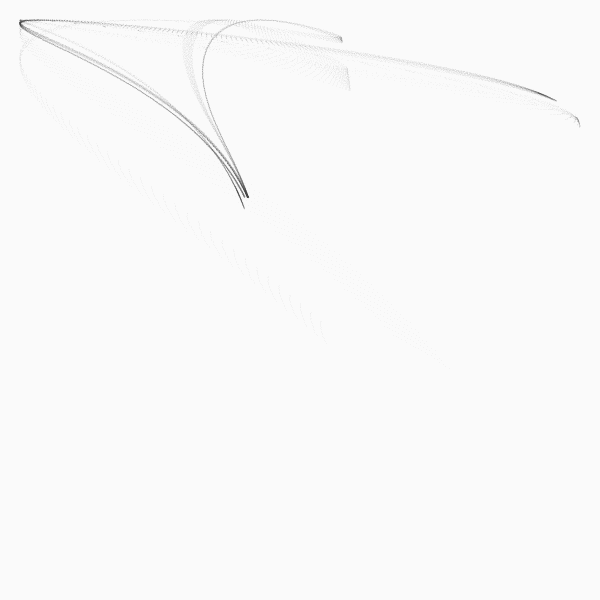
Frame 1 (no input)
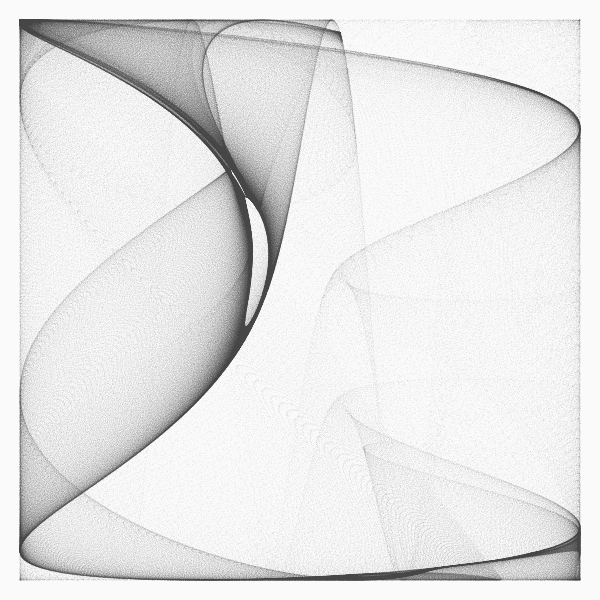
Frame 60 (the mouse pressed at the canvas centre just before this capture)
Frame 120 (the mouse held since frame 60 and released just before this capture): identical to frame 60, image omitted

The Processing sketch that drew these frames (run headless with seeded random() and noise(); from frame 60 on, the mouse is pressed at the canvas centre):

// Processing sketch: build
// ── build.pde
// Variations on Fractal Flames : Part_21
// https://generateme.wordpress.com/2016/04/11/folds/
// Towards Fixed Points
// draw each step for a certain power of our function.

float x1, y1, x2, y2; // function domain
float step; // step within domain
float y;
boolean go = true;

// parameterization P={pdj_a,pdj_b,pdj_c,pdj_d}
float pdj_a = 0.1; // 1.0111
float pdj_b = 1.9; // -1.011
float pdj_c = -0.8; // 2.08
float pdj_d = -1.2; // 10.2

// sech parameters
float cosh(float x) { return 0.5 * (exp(x) + exp(-x)); }
float sinh(float x) { return 0.5 * (exp(x) - exp(-x)); }

// repeat n times
int n = 2; // 1, 2, 4, 8, 16, 32, 64, 128

void setup() {
  size(600, 600);
  background(250);
  smooth(8);
  noFill();
  stroke(60, 15);
  strokeWeight(0.9);

  x1 = y1 = -3;
  x2 = y2 = 3;
  y = y1;
  // more pints drawn in drawVariation
  step = sqrt(n) * (x2-x1) / (2.231*width);
}

void draw() {
  if (go) {
    for ( int i = 0; ( i < 20 )&go; i++ ) { // draw 20 lines at once
      for ( float x = x1; x <= x2; x += step ) {
        drawVariation(x, y);
      }
      y += step;
      if ( y > y2 ) {
        go = false;
        println( "done" );
      }
    }
  }
}

void drawVariation( float x, float y ) {
  PVector v = new PVector(x, y);
  
  for ( int i = 0; i < n; i++ ) {
    /* v = julia(sech(v, 1), 1); */
    v = pdj(sech(v, 1), 3); 
    v = sinusoidal(v, (x2-x1)/2);
    float xx = map( v.x+0.003*randomGaussian(), x1, x2, 20, width-20 );
    float yy = map( v.y+0.003*randomGaussian(), y1, y2, 20, height-20 );
    point( xx, yy );
  }
}

PVector sinusoidal(PVector v, float amount) {
  return new PVector( amount * sin( v.x ), amount * sin( v.y ) );
}

PVector hyperbolic( PVector v, float amount ) {
  float r = v.mag() + 1.0e-10;
  float theta = atan2( v.x, v.y );
  float x = amount * sin( theta ) / r;
  float y = amount * cos( theta ) * r;
  return new PVector( x, y );
}

PVector pdj( PVector v, float amount ) {
  return new PVector( 
    amount * ( sin( pdj_a * v.y ) - cos( pdj_b * v.x ) ),
    amount * ( sin( pdj_c * v.x ) - cos( pdj_d * v.y ) )
      );
}

// differential of a pdj
PVector d_pdj( PVector v, float amount ) {
  float h = 0.1; // step
  float sqrth = sqrt(h);
  PVector v1 = pdj(v, amount);
  PVector v2 = pdj(new PVector(v.x+h, v.y+h), amount);
  return new PVector( (v2.x-v1.x)/sqrth, (v2.y-v1.y)/sqrth );
}

PVector julia( PVector v, float amount ) {
  float r = amount * sqrt( v.mag() );
  float theta = 0.5 * atan2( v.x, v.y ) + (int)( 2.0 * random( 0, 1 ) ) * PI;
  float x = r * cos( theta );
  float y = r * sin( theta );
  return new PVector( x, y );
}

PVector sech( PVector p, float weight ) {
  float d = cos( 2.0 * p.y ) + cosh( 2.0 * p.x );
  if ( d != 0 ) d = weight * 2.0 / d;
  return new PVector( d * cos(p.y) * cosh(p.x), -d * sin(p.y) * sinh(p.x) );
}

// sum, substraction, multiplication and division of previous functions
PVector addF(PVector v1, PVector v2) {return new PVector(v1.x + v2.x, v1.y + v2.y);}
PVector subF(PVector v1, PVector v2) {return new PVector(v1.x - v2.x, v1.y - v2.y);}
PVector mulF(PVector v1, PVector v2) {return new PVector(v1.x * v2.x, v1.y * v2.y);}
PVector divF(PVector v1, PVector v2) {return new PVector(v2.x == 0 ? 0 : v1.x / v2.x, v2.y == 0 ? 0 : v1.y / v2.y);}
